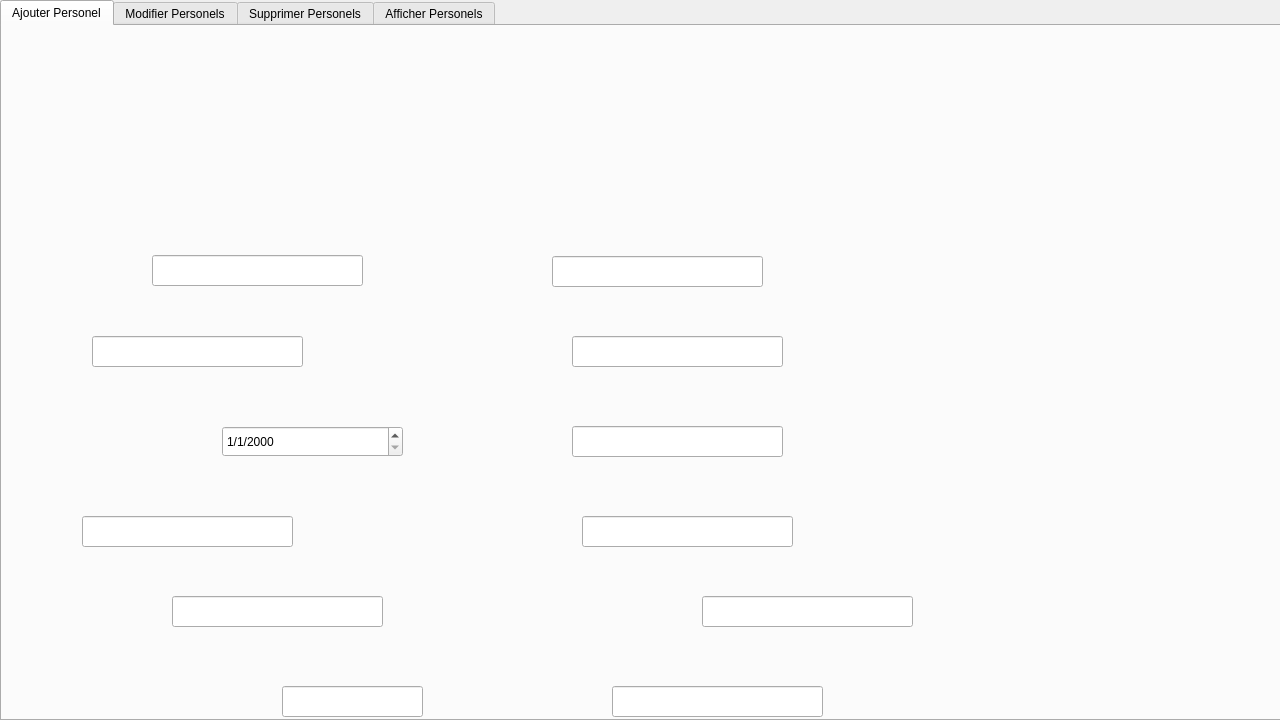
<?xml version="1.0" encoding="UTF-8"?>
<ui version="4.0">
 <class>stafftechnique</class>
 <widget class="QDialog" name="stafftechnique">
  <property name="geometry">
   <rect>
    <x>0</x>
    <y>0</y>
    <width>1280</width>
    <height>720</height>
   </rect>
  </property>
  <property name="minimumSize">
   <size>
    <width>1280</width>
    <height>720</height>
   </size>
  </property>
  <property name="maximumSize">
   <size>
    <width>1280</width>
    <height>720</height>
   </size>
  </property>
  <property name="baseSize">
   <size>
    <width>1280</width>
    <height>720</height>
   </size>
  </property>
  <property name="windowTitle">
   <string>MED++</string>
  </property>
  <widget class="QTabWidget" name="tabWidget">
   <property name="geometry">
    <rect>
     <x>0</x>
     <y>0</y>
     <width>1291</width>
     <height>721</height>
    </rect>
   </property>
   <property name="currentIndex">
    <number>0</number>
   </property>
   <widget class="QWidget" name="tab">
    <attribute name="title">
     <string>Ajouter Personel</string>
    </attribute>
    <widget class="QWidget" name="widget" native="true">
     <property name="geometry">
      <rect>
       <x>0</x>
       <y>0</y>
       <width>1281</width>
       <height>701</height>
      </rect>
     </property>
     <property name="styleSheet">
      <string notr="true">QWidget#widget{
	background-image: url(:/AjoutStaff.png);
}</string>
     </property>
     <widget class="QLineEdit" name="Occupation">
      <property name="geometry">
       <rect>
        <x>150</x>
        <y>229</y>
        <width>211</width>
        <height>31</height>
       </rect>
      </property>
     </widget>
     <widget class="QLineEdit" name="Nom">
      <property name="geometry">
       <rect>
        <x>90</x>
        <y>310</y>
        <width>211</width>
        <height>31</height>
       </rect>
      </property>
     </widget>
     <widget class="QLineEdit" name="carteid">
      <property name="geometry">
       <rect>
        <x>80</x>
        <y>490</y>
        <width>211</width>
        <height>31</height>
       </rect>
      </property>
     </widget>
     <widget class="QLineEdit" name="Horaire">
      <property name="geometry">
       <rect>
        <x>280</x>
        <y>660</y>
        <width>141</width>
        <height>31</height>
       </rect>
      </property>
     </widget>
     <widget class="QLineEdit" name="Salaire">
      <property name="geometry">
       <rect>
        <x>170</x>
        <y>570</y>
        <width>211</width>
        <height>31</height>
       </rect>
      </property>
     </widget>
     <widget class="QLineEdit" name="Role">
      <property name="geometry">
       <rect>
        <x>550</x>
        <y>230</y>
        <width>211</width>
        <height>31</height>
       </rect>
      </property>
     </widget>
     <widget class="QLineEdit" name="Prenom">
      <property name="geometry">
       <rect>
        <x>570</x>
        <y>310</y>
        <width>211</width>
        <height>31</height>
       </rect>
      </property>
     </widget>
     <widget class="QLineEdit" name="Sexe">
      <property name="geometry">
       <rect>
        <x>570</x>
        <y>400</y>
        <width>211</width>
        <height>31</height>
       </rect>
      </property>
      <property name="text">
       <string/>
      </property>
     </widget>
     <widget class="QLineEdit" name="Tel">
      <property name="geometry">
       <rect>
        <x>580</x>
        <y>490</y>
        <width>211</width>
        <height>31</height>
       </rect>
      </property>
     </widget>
     <widget class="QLineEdit" name="LineEdit_6">
      <property name="geometry">
       <rect>
        <x>700</x>
        <y>570</y>
        <width>211</width>
        <height>31</height>
       </rect>
      </property>
     </widget>
     <widget class="QLineEdit" name="Mail">
      <property name="geometry">
       <rect>
        <x>610</x>
        <y>660</y>
        <width>211</width>
        <height>31</height>
       </rect>
      </property>
     </widget>
     <widget class="QWidget" name="widget_2" native="true">
      <property name="geometry">
       <rect>
        <x>1130</x>
        <y>399</y>
        <width>121</width>
        <height>41</height>
       </rect>
      </property>
      <widget class="QPushButton" name="save">
       <property name="geometry">
        <rect>
         <x>4</x>
         <y>-8</y>
         <width>121</width>
         <height>51</height>
        </rect>
       </property>
       <property name="styleSheet">
        <string notr="true">QPushButton{
border-style:solid;

background-color:#AARRGGBB ;
color:#fff;
border-radius:7px;
}
</string>
       </property>
       <property name="text">
        <string/>
       </property>
      </widget>
     </widget>
     <widget class="QWidget" name="widget_3" native="true">
      <property name="geometry">
       <rect>
        <x>1159</x>
        <y>80</y>
        <width>111</width>
        <height>41</height>
       </rect>
      </property>
      <widget class="QPushButton" name="retour">
       <property name="geometry">
        <rect>
         <x>0</x>
         <y>0</y>
         <width>111</width>
         <height>41</height>
        </rect>
       </property>
       <property name="styleSheet">
        <string notr="true">QPushButton{
border-style:solid;

background-color:#AARRGGBB ;
color:#fff;
border-radius:7px;
}

</string>
       </property>
       <property name="text">
        <string/>
       </property>
      </widget>
     </widget>
     <widget class="QDateEdit" name="dateEdit_2">
      <property name="geometry">
       <rect>
        <x>220</x>
        <y>400</y>
        <width>181</width>
        <height>31</height>
       </rect>
      </property>
      <property name="displayFormat">
       <string>d/M/yyyy</string>
      </property>
     </widget>
    </widget>
   </widget>
   <widget class="QWidget" name="tab_2">
    <attribute name="title">
     <string>Modifier Personels</string>
    </attribute>
    <widget class="QWidget" name="widget_6" native="true">
     <property name="geometry">
      <rect>
       <x>0</x>
       <y>0</y>
       <width>1281</width>
       <height>711</height>
      </rect>
     </property>
     <property name="styleSheet">
      <string notr="true">QWidget#widget_6
{
background-image: url(:/ModStaff.png);
}
</string>
     </property>
     <widget class="QComboBox" name="comboBox">
      <property name="geometry">
       <rect>
        <x>370</x>
        <y>171</y>
        <width>161</width>
        <height>31</height>
       </rect>
      </property>
     </widget>
     <widget class="QPushButton" name="pushButton_2">
      <property name="geometry">
       <rect>
        <x>580</x>
        <y>170</y>
        <width>121</width>
        <height>41</height>
       </rect>
      </property>
      <property name="styleSheet">
       <string notr="true">QPushButton{
border-style:solid;

background-color:#AARRGGBB ;
color:#fff;
border-radius:7px;
}


</string>
      </property>
      <property name="text">
       <string/>
      </property>
     </widget>
     <widget class="QPushButton" name="retour_2">
      <property name="geometry">
       <rect>
        <x>1150</x>
        <y>60</y>
        <width>111</width>
        <height>41</height>
       </rect>
      </property>
      <property name="styleSheet">
       <string notr="true">QPushButton{
border-style:solid;

background-color:#AARRGGBB ;
color:#fff;
border-radius:7px;
}

</string>
      </property>
      <property name="text">
       <string/>
      </property>
     </widget>
     <widget class="QPushButton" name="pushButton_4">
      <property name="geometry">
       <rect>
        <x>540</x>
        <y>170</y>
        <width>31</width>
        <height>31</height>
       </rect>
      </property>
      <property name="styleSheet">
       <string notr="true">QPushButton{
border-style:solid;

background-color:#AARRGGBB ;
color:#fff;
border-radius:7px;
}

</string>
      </property>
      <property name="text">
       <string/>
      </property>
     </widget>
     <widget class="QLineEdit" name="Sexe_2">
      <property name="geometry">
       <rect>
        <x>560</x>
        <y>400</y>
        <width>211</width>
        <height>31</height>
       </rect>
      </property>
      <property name="text">
       <string/>
      </property>
     </widget>
     <widget class="QLineEdit" name="Role_2">
      <property name="geometry">
       <rect>
        <x>590</x>
        <y>230</y>
        <width>211</width>
        <height>31</height>
       </rect>
      </property>
     </widget>
     <widget class="QLineEdit" name="LineEdit_7">
      <property name="geometry">
       <rect>
        <x>690</x>
        <y>570</y>
        <width>211</width>
        <height>31</height>
       </rect>
      </property>
     </widget>
     <widget class="QLineEdit" name="Salaire_2">
      <property name="geometry">
       <rect>
        <x>160</x>
        <y>570</y>
        <width>211</width>
        <height>31</height>
       </rect>
      </property>
     </widget>
     <widget class="QLineEdit" name="carteid_2">
      <property name="geometry">
       <rect>
        <x>70</x>
        <y>490</y>
        <width>211</width>
        <height>31</height>
       </rect>
      </property>
     </widget>
     <widget class="QLineEdit" name="Tel_2">
      <property name="geometry">
       <rect>
        <x>570</x>
        <y>490</y>
        <width>211</width>
        <height>31</height>
       </rect>
      </property>
     </widget>
     <widget class="QLineEdit" name="Prenom_2">
      <property name="geometry">
       <rect>
        <x>560</x>
        <y>310</y>
        <width>211</width>
        <height>31</height>
       </rect>
      </property>
     </widget>
     <widget class="QLineEdit" name="Nom_2">
      <property name="geometry">
       <rect>
        <x>80</x>
        <y>310</y>
        <width>211</width>
        <height>31</height>
       </rect>
      </property>
     </widget>
     <widget class="QLineEdit" name="Horaire_2">
      <property name="geometry">
       <rect>
        <x>270</x>
        <y>660</y>
        <width>141</width>
        <height>31</height>
       </rect>
      </property>
     </widget>
     <widget class="QLineEdit" name="Mail_2">
      <property name="geometry">
       <rect>
        <x>600</x>
        <y>660</y>
        <width>211</width>
        <height>31</height>
       </rect>
      </property>
     </widget>
     <widget class="QLineEdit" name="Occupation_2">
      <property name="geometry">
       <rect>
        <x>140</x>
        <y>229</y>
        <width>211</width>
        <height>31</height>
       </rect>
      </property>
     </widget>
     <widget class="QPushButton" name="pushButton_5">
      <property name="geometry">
       <rect>
        <x>1124</x>
        <y>392</y>
        <width>121</width>
        <height>41</height>
       </rect>
      </property>
      <property name="styleSheet">
       <string notr="true">QPushButton{
border-style:solid;

background-color:#AARRGGBB ;
color:#fff;
border-radius:7px;
}


</string>
      </property>
      <property name="text">
       <string/>
      </property>
     </widget>
     <widget class="QDateEdit" name="dateEdit">
      <property name="geometry">
       <rect>
        <x>210</x>
        <y>411</y>
        <width>181</width>
        <height>31</height>
       </rect>
      </property>
      <property name="displayFormat">
       <string>d/M/yyyy</string>
      </property>
     </widget>
    </widget>
   </widget>
   <widget class="QWidget" name="tab_3">
    <attribute name="title">
     <string>Supprimer Personels</string>
    </attribute>
    <widget class="QWidget" name="widget_7" native="true">
     <property name="geometry">
      <rect>
       <x>0</x>
       <y>0</y>
       <width>1281</width>
       <height>691</height>
      </rect>
     </property>
     <property name="styleSheet">
      <string notr="true">QWidget#widget_7
{
background-image: url(:/SuprimerStaff.png);
}
</string>
     </property>
     <widget class="QWidget" name="widget_8" native="true">
      <property name="geometry">
       <rect>
        <x>1159</x>
        <y>80</y>
        <width>111</width>
        <height>41</height>
       </rect>
      </property>
      <widget class="QPushButton" name="pushButton_3">
       <property name="geometry">
        <rect>
         <x>0</x>
         <y>0</y>
         <width>111</width>
         <height>41</height>
        </rect>
       </property>
       <property name="styleSheet">
        <string notr="true">QPushButton{
border-style:solid;

background-color:#AARRGGBB ;
color:#fff;
border-radius:7px;
}</string>
       </property>
       <property name="text">
        <string/>
       </property>
      </widget>
     </widget>
     <widget class="QWidget" name="widget_9" native="true">
      <property name="geometry">
       <rect>
        <x>1140</x>
        <y>650</y>
        <width>121</width>
        <height>41</height>
       </rect>
      </property>
      <widget class="QPushButton" name="Delete">
       <property name="geometry">
        <rect>
         <x>4</x>
         <y>2</y>
         <width>121</width>
         <height>41</height>
        </rect>
       </property>
       <property name="styleSheet">
        <string notr="true">QPushButton{
border-style:solid;

background-color:#AARRGGBB ;
color:#fff;
border-radius:7px;
}</string>
       </property>
       <property name="text">
        <string/>
       </property>
      </widget>
     </widget>
     <widget class="QComboBox" name="comboBox_2">
      <property name="geometry">
       <rect>
        <x>410</x>
        <y>320</y>
        <width>261</width>
        <height>31</height>
       </rect>
      </property>
     </widget>
     <widget class="QTextEdit" name="textEdit">
      <property name="geometry">
       <rect>
        <x>410</x>
        <y>370</y>
        <width>491</width>
        <height>231</height>
       </rect>
      </property>
     </widget>
     <widget class="QLabel" name="label_2">
      <property name="geometry">
       <rect>
        <x>100</x>
        <y>350</y>
        <width>301</width>
        <height>81</height>
       </rect>
      </property>
      <property name="font">
       <font>
        <family>Agency FB</family>
        <pointsize>20</pointsize>
        <weight>50</weight>
        <bold>false</bold>
       </font>
      </property>
      <property name="styleSheet">
       <string notr="true">QLabel#label_2 
{

	color: rgb(79, 154, 211);
}</string>
      </property>
      <property name="text">
       <string>Raisons de suppression : </string>
      </property>
     </widget>
     <widget class="QPushButton" name="pushButton_7">
      <property name="geometry">
       <rect>
        <x>610</x>
        <y>610</y>
        <width>81</width>
        <height>31</height>
       </rect>
      </property>
      <property name="styleSheet">
       <string notr="true">QPushButton{
border-style:solid;

background-color:#AARRGGBB ;
color:rgb(79, 154, 211);
border-radius:7px;
}
</string>
      </property>
      <property name="text">
       <string>Imprimer</string>
      </property>
     </widget>
    </widget>
   </widget>
   <widget class="QWidget" name="tab_4">
    <attribute name="title">
     <string>Afficher Personels</string>
    </attribute>
    <widget class="QWidget" name="widget_4" native="true">
     <property name="geometry">
      <rect>
       <x>0</x>
       <y>0</y>
       <width>1281</width>
       <height>711</height>
      </rect>
     </property>
     <property name="styleSheet">
      <string notr="true">QWidget#widget_4
{
	background-image: url(:/AfficherStaff.png);
}</string>
     </property>
     <widget class="QTableView" name="TabPers">
      <property name="geometry">
       <rect>
        <x>0</x>
        <y>240</y>
        <width>1281</width>
        <height>461</height>
       </rect>
      </property>
      <property name="textElideMode">
       <enum>Qt::ElideMiddle</enum>
      </property>
     </widget>
     <widget class="QWidget" name="widget_5" native="true">
      <property name="geometry">
       <rect>
        <x>1150</x>
        <y>79</y>
        <width>120</width>
        <height>41</height>
       </rect>
      </property>
      <widget class="QPushButton" name="pushButton">
       <property name="geometry">
        <rect>
         <x>4</x>
         <y>2</y>
         <width>111</width>
         <height>41</height>
        </rect>
       </property>
       <property name="styleSheet">
        <string notr="true">QPushButton{
border-style:solid;

background-color:#AARRGGBB ;
color:#fff;
border-radius:7px;
}</string>
       </property>
       <property name="text">
        <string/>
       </property>
      </widget>
     </widget>
     <widget class="QLabel" name="label">
      <property name="geometry">
       <rect>
        <x>10</x>
        <y>200</y>
        <width>71</width>
        <height>21</height>
       </rect>
      </property>
      <property name="font">
       <font>
        <family>Agency FB</family>
        <pointsize>16</pointsize>
       </font>
      </property>
      <property name="text">
       <string>Trier Par : </string>
      </property>
     </widget>
     <widget class="QRadioButton" name="radioButton">
      <property name="geometry">
       <rect>
        <x>80</x>
        <y>180</y>
        <width>91</width>
        <height>61</height>
       </rect>
      </property>
      <property name="text">
       <string>A-Z</string>
      </property>
     </widget>
     <widget class="QRadioButton" name="radioButton_2">
      <property name="geometry">
       <rect>
        <x>130</x>
        <y>180</y>
        <width>91</width>
        <height>61</height>
       </rect>
      </property>
      <property name="text">
       <string>Z-A</string>
      </property>
     </widget>
     <widget class="QRadioButton" name="radioButton_3">
      <property name="geometry">
       <rect>
        <x>180</x>
        <y>180</y>
        <width>121</width>
        <height>61</height>
       </rect>
      </property>
      <property name="text">
       <string>Durée du contrat ↑</string>
      </property>
     </widget>
     <widget class="QRadioButton" name="radioButton_4">
      <property name="geometry">
       <rect>
        <x>300</x>
        <y>180</y>
        <width>121</width>
        <height>61</height>
       </rect>
      </property>
      <property name="text">
       <string>Salaire ↑</string>
      </property>
     </widget>
     <widget class="QRadioButton" name="radioButton_5">
      <property name="geometry">
       <rect>
        <x>490</x>
        <y>180</y>
        <width>121</width>
        <height>61</height>
       </rect>
      </property>
      <property name="text">
       <string>Salaire ↓</string>
      </property>
     </widget>
     <widget class="QRadioButton" name="radioButton_6">
      <property name="geometry">
       <rect>
        <x>370</x>
        <y>180</y>
        <width>121</width>
        <height>61</height>
       </rect>
      </property>
      <property name="text">
       <string>Durée du contrat ↓</string>
      </property>
     </widget>
     <widget class="QRadioButton" name="radioButton_7">
      <property name="geometry">
       <rect>
        <x>560</x>
        <y>180</y>
        <width>91</width>
        <height>61</height>
       </rect>
      </property>
      <property name="text">
       <string>Remise</string>
      </property>
     </widget>
     <widget class="QLineEdit" name="lineEdit">
      <property name="geometry">
       <rect>
        <x>1102</x>
        <y>200</y>
        <width>161</width>
        <height>20</height>
       </rect>
      </property>
     </widget>
     <widget class="QPushButton" name="pushButton_6">
      <property name="geometry">
       <rect>
        <x>1010</x>
        <y>200</y>
        <width>75</width>
        <height>23</height>
       </rect>
      </property>
      <property name="text">
       <string>Chercher</string>
      </property>
     </widget>
    </widget>
   </widget>
  </widget>
 </widget>
 <resources/>
 <connections/>
</ui>
